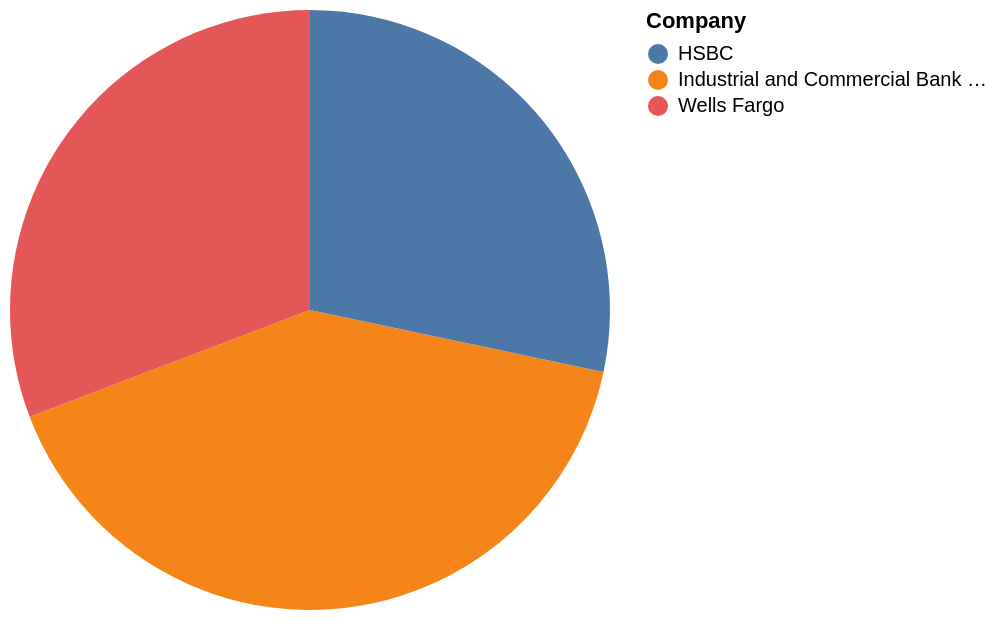

Here is the Vega-Lite specification saved for this chart:
### Vega-Lite specification from a JSON file in a GitHub repository (floating-point values rounded to 4 significant figures)
{"data": {"values": [{"x_data": "Industrial and Commercial Bank of China", "y_data": 237.4}, {"x_data": "Wells Fargo", "y_data": 178.7}, {"x_data": "HSBC", "y_data": 164.3}]}, "mark": "arc", "encoding": {"theta": {"field": "y_data", "type": "quantitative", "title": "Market_Value"}, "color": {"field": "x_data", "type": "nominal", "title": "Company"}}}
